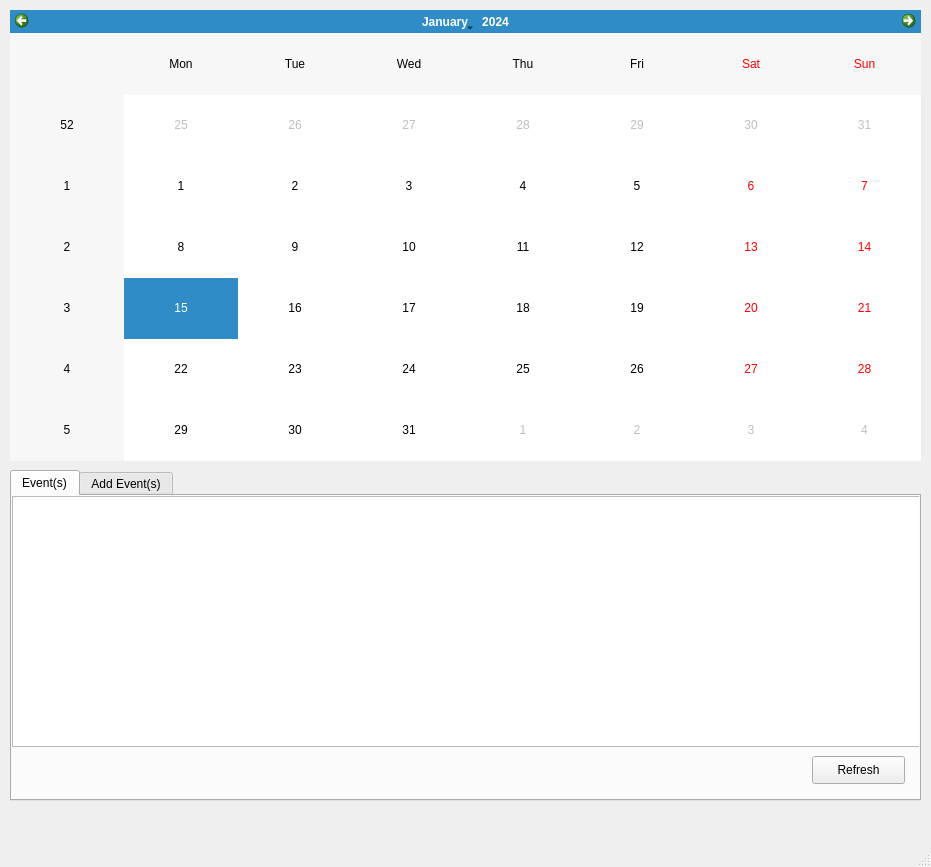
<?xml version="1.0" encoding="UTF-8"?>
<ui version="4.0">
 <class>MainWindow</class>
 <widget class="QMainWindow" name="MainWindow">
  <property name="geometry">
   <rect>
    <x>0</x>
    <y>0</y>
    <width>931</width>
    <height>867</height>
   </rect>
  </property>
  <property name="windowTitle">
   <string>Event handler</string>
  </property>
  <widget class="QWidget" name="centralwidget">
   <widget class="QTabWidget" name="tabWidget">
    <property name="geometry">
     <rect>
      <x>10</x>
      <y>470</y>
      <width>911</width>
      <height>331</height>
     </rect>
    </property>
    <property name="currentIndex">
     <number>0</number>
    </property>
    <property name="iconSize">
     <size>
      <width>20</width>
      <height>20</height>
     </size>
    </property>
    <widget class="QWidget" name="tab">
     <attribute name="title">
      <string>Event(s)</string>
     </attribute>
     <widget class="QPushButton" name="pushButton_2">
      <property name="geometry">
       <rect>
        <x>800</x>
        <y>260</y>
        <width>93</width>
        <height>28</height>
       </rect>
      </property>
      <property name="text">
       <string>Refresh</string>
      </property>
     </widget>
     <widget class="QListWidget" name="listWidget">
      <property name="geometry">
       <rect>
        <x>0</x>
        <y>0</y>
        <width>911</width>
        <height>251</height>
       </rect>
      </property>
     </widget>
    </widget>
    <widget class="QWidget" name="tab_2">
     <attribute name="title">
      <string>Add Event(s)</string>
     </attribute>
     <widget class="QSpinBox" name="spinBox">
      <property name="geometry">
       <rect>
        <x>60</x>
        <y>20</y>
        <width>51</width>
        <height>31</height>
       </rect>
      </property>
      <property name="minimum">
       <number>1</number>
      </property>
      <property name="maximum">
       <number>12</number>
      </property>
     </widget>
     <widget class="QSpinBox" name="spinBox_2">
      <property name="geometry">
       <rect>
        <x>190</x>
        <y>20</y>
        <width>51</width>
        <height>31</height>
       </rect>
      </property>
      <property name="maximum">
       <number>59</number>
      </property>
     </widget>
     <widget class="QLabel" name="label_2">
      <property name="geometry">
       <rect>
        <x>20</x>
        <y>20</y>
        <width>31</width>
        <height>31</height>
       </rect>
      </property>
      <property name="text">
       <string>Hour</string>
      </property>
     </widget>
     <widget class="QLabel" name="label_3">
      <property name="geometry">
       <rect>
        <x>140</x>
        <y>20</y>
        <width>51</width>
        <height>31</height>
       </rect>
      </property>
      <property name="text">
       <string>Minutes</string>
      </property>
     </widget>
     <widget class="QLabel" name="label_4">
      <property name="geometry">
       <rect>
        <x>20</x>
        <y>70</y>
        <width>101</width>
        <height>21</height>
       </rect>
      </property>
      <property name="text">
       <string>Event description</string>
      </property>
     </widget>
     <widget class="QLineEdit" name="lineEdit">
      <property name="geometry">
       <rect>
        <x>130</x>
        <y>70</y>
        <width>511</width>
        <height>22</height>
       </rect>
      </property>
      <property name="maxLength">
       <number>100</number>
      </property>
     </widget>
     <widget class="QPushButton" name="pushButton">
      <property name="geometry">
       <rect>
        <x>540</x>
        <y>110</y>
        <width>93</width>
        <height>28</height>
       </rect>
      </property>
      <property name="text">
       <string>Add event</string>
      </property>
     </widget>
     <widget class="QComboBox" name="comboBox">
      <property name="geometry">
       <rect>
        <x>270</x>
        <y>20</y>
        <width>73</width>
        <height>31</height>
       </rect>
      </property>
      <property name="currentText">
       <string/>
      </property>
      <property name="currentIndex">
       <number>-1</number>
      </property>
     </widget>
     <widget class="QLabel" name="label_5">
      <property name="geometry">
       <rect>
        <x>650</x>
        <y>70</y>
        <width>131</width>
        <height>21</height>
       </rect>
      </property>
      <property name="text">
       <string/>
      </property>
     </widget>
    </widget>
   </widget>
   <widget class="QCalendarWidget" name="calendarWidget">
    <property name="geometry">
     <rect>
      <x>10</x>
      <y>10</y>
      <width>911</width>
      <height>451</height>
     </rect>
    </property>
   </widget>
  </widget>
  <widget class="QMenuBar" name="menubar">
   <property name="geometry">
    <rect>
     <x>0</x>
     <y>0</y>
     <width>931</width>
     <height>26</height>
    </rect>
   </property>
  </widget>
  <widget class="QStatusBar" name="statusbar"/>
 </widget>
 <resources/>
 <connections/>
</ui>
